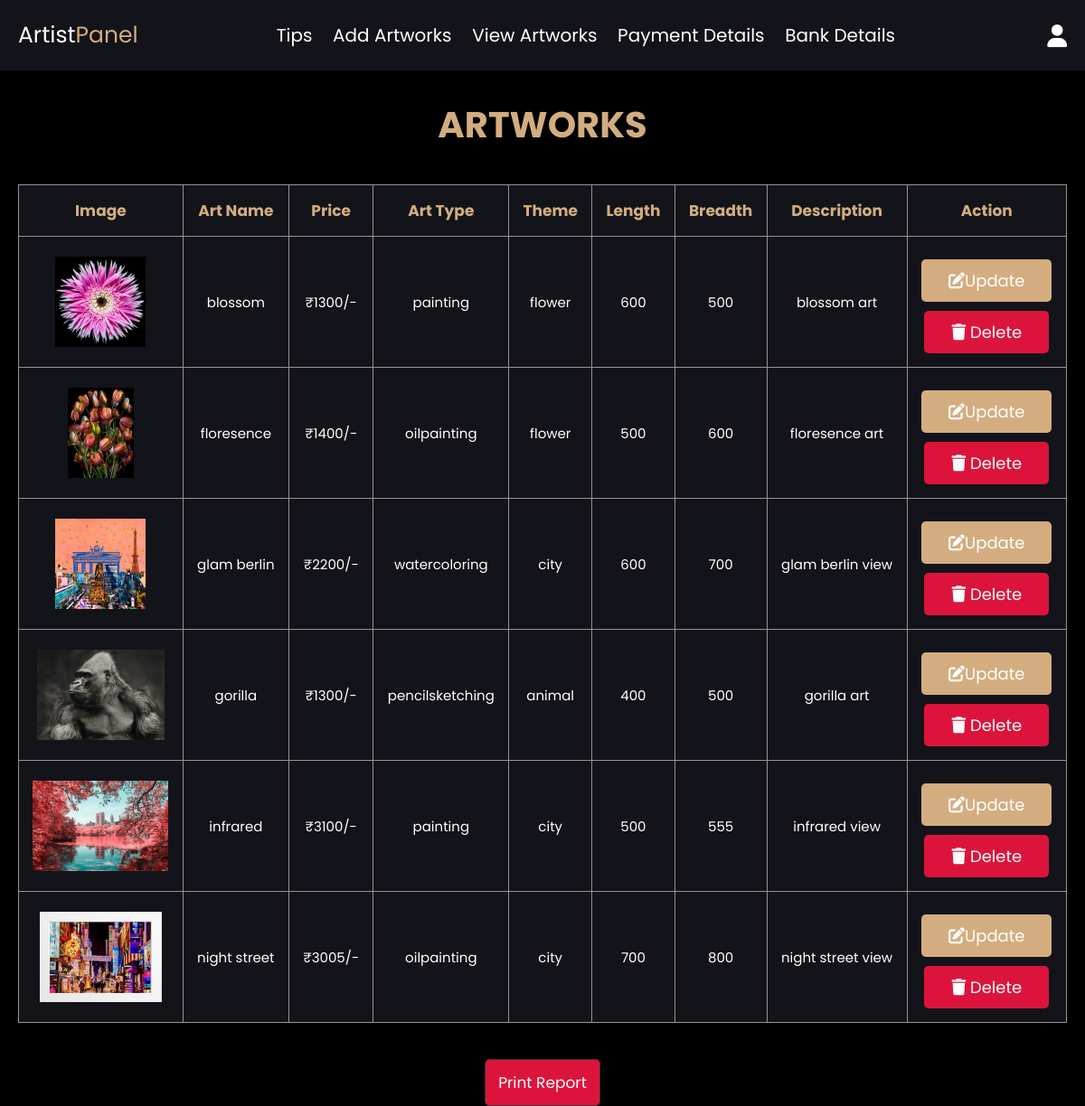
/artist_view_art.php (signed in), run on the app's committed database.
### tables this page shows
CREATE TABLE `products` (
  `id` int(100) NOT NULL,
  `user_id` int(100) NOT NULL,
  `name` varchar(50) NOT NULL,
  `artist_name` varchar(100) NOT NULL,
  `art_type` varchar(255) NOT NULL,
  `price` varchar(100) NOT NULL,
  `image` varchar(255) NOT NULL,
  `theme` varchar(255) NOT NULL,
  `length` int(100) NOT NULL,
  `breadth` int(100) NOT NULL,
  `description` varchar(100) NOT NULL,
  `placed_on` date NOT NULL
);

### artist_view_art.php (the view, shortened to what this page needs)
<?php
include 'connection.php';
$artist_id = $_SESSION['artist_id'];
?>
<html>
<head>
   <link rel="stylesheet" href="https://cdnjs.cloudflare.com/ajax/libs/font-awesome/6.0.0/css/all.min.css">
   <link rel="stylesheet" href="admin_css.css">
   <link rel="stylesheet" href="report.css">
</head>
<body style="background-color: black">
<?php
    include 'artist_header.php';
?>
<section class="user-table">
<h1 class="title"> artworks </h1><br>
   <table>
      <thead>
         <th>image</th>
         <th>art name</th>
         <th>price</th>
         <th>art type</th>
         <th>theme</th>
         <th>length</th>
         <th>breadth</th>
         <th>description</th>
         <th id="remove">action</th>
      </thead>
      <tbody>
         <?php
            $res = mysqli_query($conn, "SELECT * FROM `products` where user_id='$artist_id'  order by name");
            if(mysqli_num_rows($res) > 0){
               while($row = mysqli_fetch_assoc($res)){
         ?>
         <tr>
            <td><img src="images/<?php echo $row['image']; ?>" height="100" alt=""></td>
            <td><?php echo $row['name']; ?></td>
            <td>₹<?php echo $row['price']; ?>/-</td>
            <td><?php echo $row['art_type']; ?></td>
            <td><?php echo $row['theme']; ?></td>
            <td><?php echo $row['length']; ?></td>
            <td><?php echo $row['breadth']; ?></td>
            <td><?php echo $row['description']; ?></td>
            <td id="remove">
               <a id="remove" href="artist_view_art.php?update=<?php echo $row['id']; ?>" class="option-btn"><i class="fas fa-edit"></i>update</a><br>
               <a id="remove" href="artist_view_art.php?delete=<?php echo $row['id']; ?>" class="delete-btn" onclick="return confirm('delete this artwork?');"><i class="fas fa-trash"></i> delete</a>
            </td>
         </tr>
         <?php
            };
            }else{
               echo '<p class="empty">no products added yet!</p>';
            };
         ?>
      </tbody>
   </table>
</section>
<center><button onclick="window.print()" class="btnn">print report</button></center>
</body>
</html>

### artist_header.php (shortened to what this page needs)
<header id="remove" class="header">
   <div class="flex">
      <a href="artist_add_products.php" class="logo">Artist<span>Panel</span></a>
      <nav class="navbar">
            <a href="artist_tips.php">Tips</a>
            <a href="artist_add_products.php">Add artworks</a>
            <a href="artist_view_art.php">view artworks</a>
            <a href="artist_payment.php">payment details</a>
            <a href="artist_account_details.php">Bank details</a>
      </nav>
      <div class="icons">
         <div id="user-btn" class="fas fa-user"></div>
      </div>
   </div>
</header>

### admin_css.css (style rules this page uses)
* { font-family: 'Poppins', sans-serif; margin:0; padding:0; box-sizing: border-box; outline: none; border:none; text-decoration: none; transition:all .2s linear; }
html { font-size: 62.5%; overflow-x: hidden; }
body { background-color: #13131a; }
section { padding:3rem 2rem; }
.title { text-align: center; margin-bottom: 2rem; text-transform: uppercase; color: #d3ad7f; font-size: 4rem; }
.header { position: sticky; top:0; left:0; right:0; z-index: 1000; background-color: #13131a; box-shadow: 0 .5rem 1rem rgba(0,0,0,.1); }
.header .flex { display: flex; background-color: #13131a; align-items: center; padding:2rem; justify-content: space-between; position: relative; max-width: 1200px; margin:0 auto; }
.header .flex .logo { font-size: 2.5rem; color: #fff; }
.header .flex .logo span { color: #d3ad7f; }
.header .flex .navbar a { margin:0 1rem; font-size: 2rem; color: #fff; text-transform: capitalize; }
.header .flex .icons div { margin-left: 1.5rem; font-size: 2.5rem; cursor: pointer; color: #fff; }
.user-table table { width: 100%; text-align: center; border:.1rem solid #949292; border-collapse: collapse; }
.user-table table thead th { padding:1.5rem; font-size: 5rem; background-color: #13131a; color:#d3ad7f; text-transform: capitalize; border:.1rem solid #949292; }
.user-table table td { padding:1.5rem; font-size: 2.5rem; color:#fff; background-color: #13131a; border:.1rem solid #949292; }
.option-btn { background-color: #d3ad7f; }
.delete-btn { background-color: #dc143c; }
.btnn, .update-btn { margin-top: 1rem; display: inline-block; padding:.9rem 3rem; font-size: 1.7rem; color:#fff; text-transform: capitalize; background: #dc143c; cursor: pointer; border:.1rem solid #333; box-shadow: 0 .5rem 1rem rgba(0,0,0,.1); border-radius: .5rem; padding:1.2rem 1.4rem; }
.btn, .option-btn, .delete-btn, .white-btn { display: inline-block; margin-top: 1rem; padding:1rem 3rem; cursor: pointer; color:#fff; font-size: 1.8rem; border-radius: .5rem; text-transform: capitalize; }
.user-table table { width: 100%; text-align: center; }
.user-table table thead th { padding:1.5rem; font-size: 1.7rem; background-color: #13131a; color:#d3ad7f; text-transform: capitalize; }
.user-table table td { font-size: 1.5rem; color:#fff; background-color: #13131a; }

### data on the page
products: image (picture), name "blossom", price "1300", art_type "painting", theme "flower", length "600", breadth "500", description "blossom art"
products: image (picture), name "floresence", price "1400", art_type "oilpainting", theme "flower", length "500", breadth "600", description "floresence art"
products: image (picture), name "glam berlin", price "2200", art_type "watercoloring", theme "city", length "600", breadth "700", description "glam berlin view"
products: image (picture), name "gorilla", price "1300", art_type "pencilsketching", theme "animal", length "400", breadth "500", description "gorilla art"
products: image (picture), name "infrared", price "3100", art_type "painting", theme "city", length "500", breadth "555", description "infrared view"
products: image (picture), name "night street", price "3005", art_type "oilpainting", theme "city", length "700", breadth "800", description "night street view"
